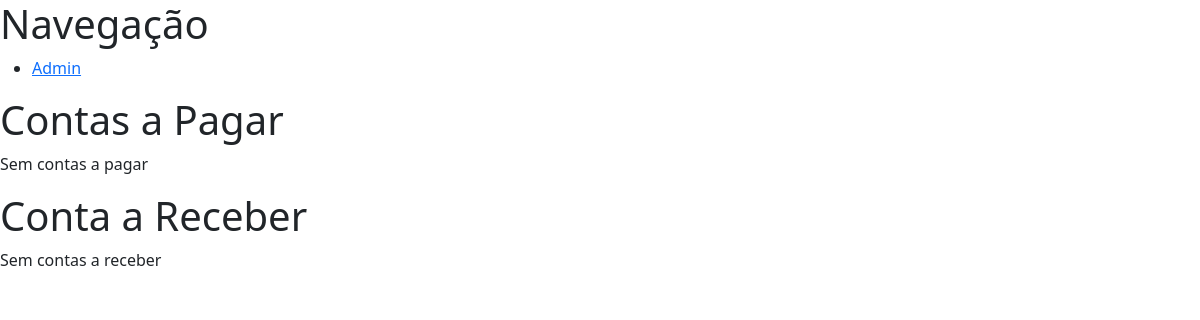
/, run on an earlier commit of the app's database.
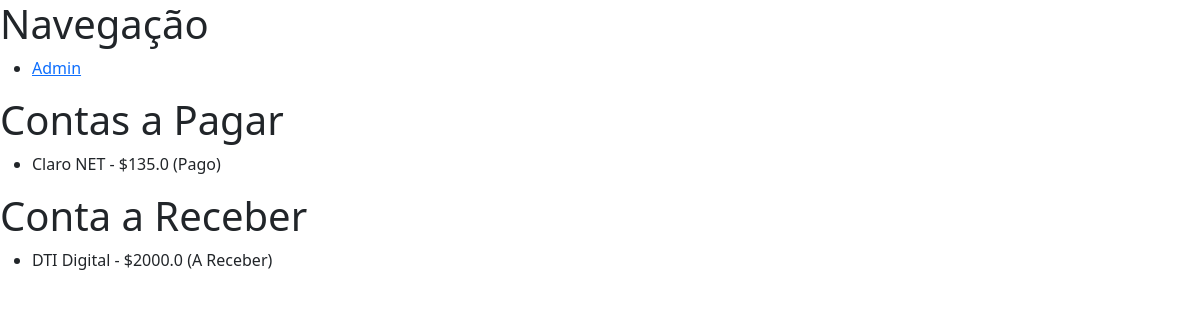
And on a later commit of the database.
### finances_app/models/conta_pagar.py (models this page shows)
class ContaPagar(models.Model):
    SITUACAO = [
        (0, 'A Pagar'),
        (1, 'Pago'),
    ]
    valor = models.FloatField()
    descricao = models.CharField(max_length=60)
    data_vencimento = models.DateField()
    data_pagamento = models.DateField(default=None, blank=True, null=True)
    forma_pagamento = models.ForeignKey(FormaPagamento, on_delete=models.CASCADE)
    classificacao = models.ForeignKey(Classificacao, on_delete=models.CASCADE)
    situacao = models.IntegerField(choices=SITUACAO)
    def __str__(self):
        self.option = {
            0: 'A Pagar',
            1: 'Pago',
        }[self.situacao]
        return '{self.descricao} - ${self.valor} ({self.option})'.format(self=self)
    class Meta:
        verbose_name_plural = "Contas a Pagar"

### finances_app/models/conta_receber.py (models this page shows)
class ContaReceber(models.Model):
    SITUACAO = [
        (0, 'A Receber'),
        (1, 'Recebido'),
    ]
    valor = models.FloatField()
    descricao = models.CharField(max_length=60)
    data_expectativa = models.DateField()
    data_recebimento = models.DateField(default=None, blank=True, null=True)
    forma_pagamento = models.ForeignKey(FormaPagamento, on_delete=models.CASCADE)
    classificacao = models.ForeignKey(Classificacao, on_delete=models.CASCADE)
    situacao = models.IntegerField(choices=SITUACAO)
    def __str__(self):
        self.option = {
            0: 'A Receber',
            1: 'Recebido',
        }[self.situacao]
        return '{self.descricao} - ${self.valor} ({self.option})'.format(self=self)
    class Meta:
        verbose_name_plural = "Contas a Receber"

### finances_app/views.py (the view)
def index(request):
    contas_pagar = ContaPagar.objects.all()
    contas_receber = ContaReceber.objects.all()
    data = {
        'contas_pagar': contas_pagar,
        'contas_receber': contas_receber,
    }
    return render(request, 'index.html', data)

### finances_app/templates/index.html (shortened to what this page needs)
<!DOCTYPE html>
<html lang="en">
<head>
  <link href="https://cdn.jsdelivr.net/npm/bootstrap@5.0.2/dist/css/bootstrap.min.css" rel="stylesheet"
>
  <link rel="stylesheet" href="https://unpkg.com/tachyons@4.12.0/css/tachyons.min.css" />
</head>
<body>
  <main>
    <nav>
      <h1> Navegação </h1>
      <ul>
        <li>
          <a href="/admin"> Admin </a>
        </li>
      </ul>
    </nav>
    <section>
      <h1> Contas a Pagar </h1>
      {% if contas_pagar %}
      <ul>
        {% for conta_pagar in contas_pagar %}
        <li> {{ conta_pagar }} </li>
        {% endfor %}
      </ul>
      {% else %}
      <p> Sem contas a pagar </p>
      {% endif %}
    </section>
    <section>
      <h1> Conta a Receber </h1>
      {% if contas_receber %}
      <ul>
        {% for conta_receber in contas_receber %}
        <li> {{ conta_receber }} </li>
        {% endfor %}
      </ul>
      {% else %}
      <p> Sem contas a receber </p>
      {% endif %}
    </section>
  </main>
</body>
</html>

What changed in the data, as far as the page shows it:
added ContaPagar: situacao+descricao+valor "Claro NET - $135.0 (Pago)"
added ContaReceber: situacao+descricao+valor "DTI Digital - $2000.0 (A Receber)"
Also different on the page:
text no longer shown: "Sem contas a pagar Sem contas a receber"
